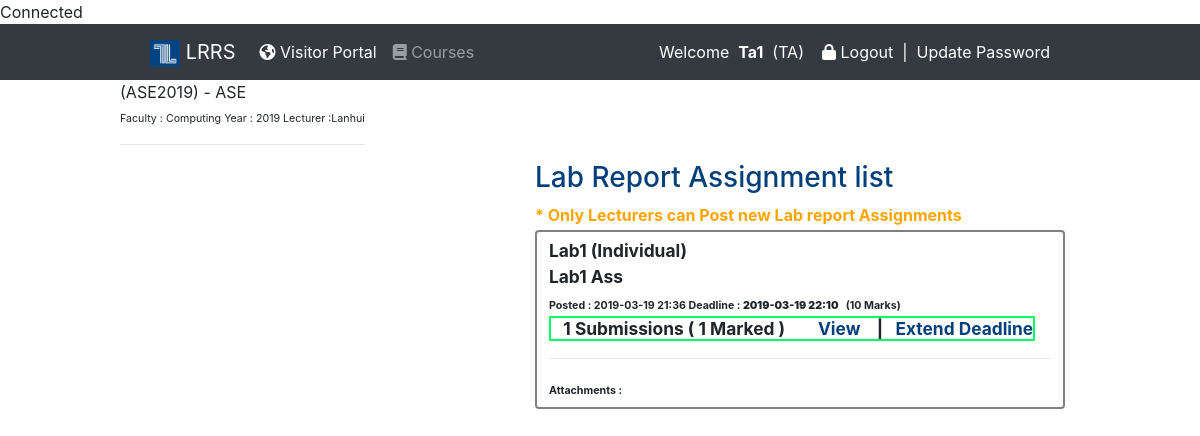
The page /Courses.php?course=ASE20192019 (signed in) on the database its author committed.
### tables this page shows
CREATE TABLE `courses_table` (
  `Course_ID` int(11) NOT NULL,
  `Course_Name` varchar(50) NOT NULL,
  `Academic_Year` varchar(50) DEFAULT NULL,
  `Faculty` varchar(50) DEFAULT NULL,
  `Lecturer_User_ID` int(11) DEFAULT NULL,
  `TA_User_ID` int(11) DEFAULT NULL,
  `Course_Code` varchar(100) NOT NULL,
  `URL` varchar(100) NOT NULL,
  `Verify_New_Members` varchar(10) NOT NULL DEFAULT 'No'
);

CREATE TABLE `users_table` (
  `User_ID` int(11) NOT NULL,
  `Email` varchar(50) DEFAULT NULL,
  `Password` varchar(50) DEFAULT NULL,
  `Full_Name` varchar(50) DEFAULT NULL,
  `UserType` varchar(50) DEFAULT NULL,
  `Student_ID` varchar(500) DEFAULT NULL,
  `Passport_Number` varchar(50) DEFAULT NULL,
  `Status` varchar(30) NOT NULL DEFAULT 'Active'
);

CREATE TABLE `lab_reports_table` (
  `Lab_Report_ID` int(11) NOT NULL,
  `Course_ID` int(11) DEFAULT NULL,
  `Posted_Date` varchar(1000) DEFAULT NULL,
  `Deadline` varchar(1000) DEFAULT NULL,
  `Instructions` longtext,
  `Title` longtext,
  `Attachment_link_1` longtext,
  `Attachment_link_2` longtext,
  `Attachment_link_3` longtext,
  `Attachment_link_4` longtext,
  `Marks` varchar(10) DEFAULT NULL,
  `Type` varchar(30) NOT NULL
);

### Courses.php (the view, shortened to what this page needs)
<?php
include 'Header.php';
 if( $_SESSION['user_type']=="Lecturer" || $_SESSION['user_type']=="TA")
        {
    ?>
<div class="row" style="width:80%;margin:auto; text-align:left;">
<link rel="stylesheet" href="https://code.jquery.com/ui/1.11.1/themes/smoothness/jquery-ui.css" />
  <?php
  if(!empty($_GET["course"]))
  {
      $course_url=$_GET["course"];
 $result = mysqli_query($con,"SELECT `Course_ID`, `Course_Name`, `Academic_Year`, `Faculty`,"
         . " `Lecturer_User_ID`, `TA_User_ID`, `Course_Code`, `URL`, `Verify_New_Members`  "
         . " , users_table.Full_Name  FROM `courses_table` INNER JOIN users_table"
         . " ON users_table.User_ID=courses_table.Lecturer_User_ID where URL='$course_url' ");
 if(mysqli_num_rows($result)==0)
    {} else { while($row = mysqli_fetch_assoc($result)) {
			$name=$row['Course_Name'];
                        $code=$row['Course_Code'];
                         $faculty=$row['Faculty'];
                         $lecturer=$row['Full_Name'];
                          $academic=$row['Academic_Year'];
                                $url=$row['URL'];
                                  $id=$row['Course_ID'];
                echo    "
                        <div class='alert> <a href='~\..\Courses.php?course=$url'>   <div class='panel'>
  ($code) - $name
   <br> <span style='font-size:8pt'>Faculty : $faculty  Year :   $academic  Lecturer  :$lecturer </span>
</div></a>
                        <hr></div></div> <div class='row' style='width:80%;margin:auto; text-align:left;'>
 ";
                 echo "<div class='col-md-5'>";
    }
    }
       echo "</div>";
            echo "<div class='col-md-7'>  <h3> Lab Report Assignment list </h3>";
            $result = mysqli_query($con," SELECT `Lab_Report_ID`,Type,Marks, `Course_ID`, `Posted_Date`, `Deadline`, `Instructions`, `Title`, `Attachment_link_1`, `Attachment_link_2`, `Attachment_link_3`, "
                    . "`Attachment_link_4` FROM `lab_reports_table` WHERE Course_ID=$id ORDER by Lab_Report_ID DESC");
             if( $_SESSION['user_type']=="TA")
        {
            echo "<b style='color:orange'>* Only Lecturers can Post new Lab report Assignments </b><br>";
        }
 if(mysqli_num_rows($result)==0)
    {
     echo "No assignments posted so far.";
    } else { while($row = mysqli_fetch_assoc($result)) {
	$marks=$row['Marks'];
        $title=$row['Title'];
                        $ins=$row['Instructions'];
                         $posted=$row['Posted_Date'];
                         $deadline=$row['Deadline'];
                          $att1=$row['Attachment_link_1'];
                                     $id=$row['Lab_Report_ID'];
                             $as_type=$row['Type'];
                                     $full_link="<a href='~\..\Lab_Report_Assignments\\$att1'>$att1</a>";
                                  $resultx1 = mysqli_query($con,"Select Count(*) as cnt from lab_report_submissions where lab_report_submissions.Lab_Report_ID=$id");
     while($row = mysqli_fetch_assoc($resultx1)) {$count_subs=$row['cnt'];}
            $resultx2 = mysqli_query($con,"Select COUNT(*) as cnt from lab_report_submissions where lab_report_submissions.Lab_Report_ID=$id and Marks is not null");
     if(mysqli_num_rows($resultx2)==0){$count_marked=0;} else { while($row = mysqli_fetch_assoc($resultx2)) {$count_marked =$row['cnt'];}}
                $header="Courses > ".$name."($code) > Assignments > ".$title;
                echo "      <div class='break-word btn btn-default' style='word-wrap: break-word;border-color:grey;'>
  $title ($as_type) <br> $ins
   <br> <span style='font-size:8pt'>Posted : $posted  Deadline :  <b> $deadline </b> &nbsp; ($marks Marks)      &nbsp;    &nbsp; &nbsp; &nbsp; &nbsp;   "
                        . "<br>"
                        . "<span class='btn-default'> &nbsp;&nbsp; $count_subs Submissions ( $count_marked Marked ) &nbsp;&nbsp;&nbsp;&nbsp;&nbsp;&nbsp;<a href='~\..\Submissions.php?id=$id&header=$header&total=$marks' onclick=''> View </a>     &nbsp;&nbsp; |&nbsp;&nbsp;         <a href='#'  onclick='extend_deadline($id)'> Extend Deadline </a>  </span>         <hr> Attachments : $full_link </span>"
                                                    . "&nbsp;&nbsp;</div>
                        ";
    }}
       echo "</div>";
      return;
  }
  ?>
<?php
        }
        ?>

### Header.php (shortened to what this page needs)
<!DOCTYPE html>
<html>
<link href="css/bootstrap.min.css" rel="stylesheet" type="text/css"/>
<link href="font-awesome/css/font-awesome.min.css" rel="stylesheet" type="text/css"/>
<link href="css/bootstrap.min.css" rel="stylesheet" type="text/css"/>
<body>
 <?php
 include 'connect.php';
 ?>
<nav class="navbar navbar-expand-lg navbar-dark bg-dark" style="padding-left:150px;padding-right:150px;margin:auto;">
  <a class="navbar-brand" href="~\..\index.php">    <img src="../logo.png" style="width:30px;heigh:30px;"> LRRS</a>
  <div class="collapse navbar-collapse" id="navbarColor02">
    <ul class="navbar-nav mr-auto">
      <li class="nav-item active">
             <li class="nav-item active">
                <a class='nav-link' href='~\..\Visitors.php'>     <i class='fa fa-globe'></i>  Visitor Portal <span class='sr-only'>(current)</span></a>
            </li>
            <?php
            if(isset($_SESSION["user_fullname"]))
            {
       echo "       <a class='nav-link' href='~\..\Courses.php'><i class='fa fa-book'></i> Courses <span class='sr-only'>(current)</span></a>";
            ?>
      </li>
    </ul>
    <form class="form-inline my-2 my-lg-0" style="color:#fff;">
        Welcome &nbsp; <b>  <?php echo $_SESSION['user_fullname'];
        ?> </b>  &nbsp;
        <?php
        echo "(". $_SESSION['user_type'] .")   ";
        ?>
      &nbsp;&nbsp;&nbsp;  <i class="fa fa-lock" style="color:#fff;"> </i> &nbsp;<a style='color:#fff !important' href="~\..\logout.php">Logout </a>
      &nbsp; |  &nbsp;<a href="#" style='color:#fff !important' onclick="updatePass(<?php echo $_SESSION['user_id'];?>)">Update Password</a>
    <?php
            }
            ?>
    </form>
  </div>
</nav>

### Connect.php (shortened to what this page needs)
<?php
$servername = "sql202.epizy.com";
$username = "epiz_23626301";
$password = "wtn2rmj3";
$con = new mysqli($servername, $username, $password,'epiz_23626301_lrr');
if ($con->connect_error) {
    die("Database Connection failed: " . $conn->connect_error);
}
else
{
echo "Connected";
}

### Header.php (style rules this page uses)
.nav-item { border-color:#00ff66; }
.btn-default { border: 2px solid #00ff66; width: 100%; text-align:left; margin:3px auto; font-weight:bold; font-size:13pt; }
h1,h2,h3,h4 { color:#03407B; }
a { color: #03407B; }
.break-word { word-wrap: break-word; white-space: -moz-pre-wrap !important; white-space: -pre-wrap; white-space: -o-pre-wrap; white-space: pre-wrap; word-wrap: break-word; white-space: -webkit-pre-wrap; word-break: break-all; white-space: normal; }

### rows shown on the page
courses_table: Course_Code "ASE2019", Course_Name "ASE", Faculty "Computing", Academic_Year "2019", users_table.Full_Name "Lanhui"
lab_reports_table: Title "Lab1", Type "Individual", Instructions "Lab1 Ass", Posted_Date "2019-03-19 21:36", Deadline "2019-03-19 22:10", Marks "10", count_subs "1", count_marked "1"

### other values the page prints
$_SESSION['user_fullname'] "Ta1"
$_SESSION['user_type'] "TA"
